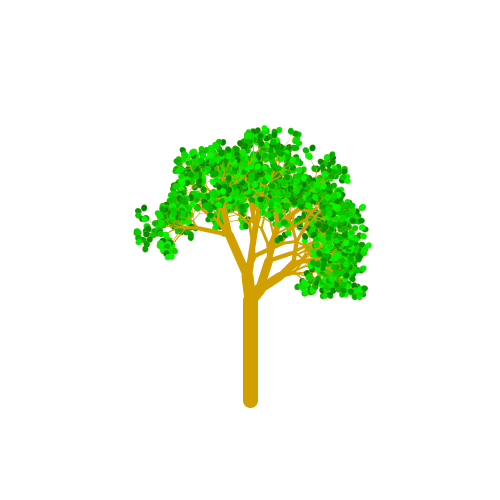
Frame 1 (no input)
Frame 60 (the mouse pressed at the canvas centre just before this capture): identical to frame 1, image omitted
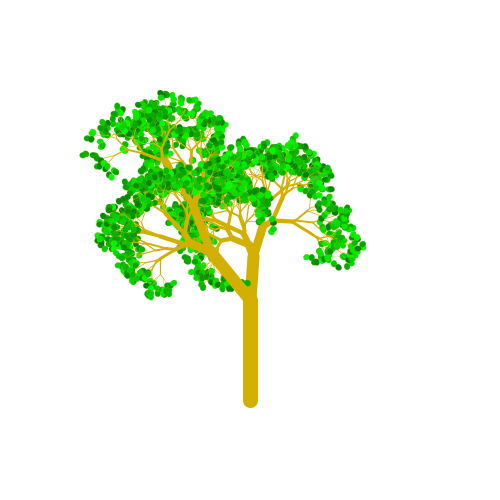
Frame 120 (the mouse held since frame 60 and released just before this capture)

The Processing sketch that drew these frames (run headless with seeded random() and noise(); from frame 60 on, the mouse is pressed at the canvas centre):

// Processing sketch: processing_49276
// ── processing_49276.pde

void setup(){
  size(500,500);
  drawTree();
}
 
void draw(){
  if(mousePressed == true){
    drawTree();
  }
}
 
void drawTree(){
    background(255,255,255);
    translate(250,300);
    int depth = 10;
    strokeWeight(depth*1.5);
    stroke(random(127,255),random(127,255),0,255);
    line(0,100,0,0);
    branch(depth);
}
   
 
void branch(int depth){
  pushMatrix();                    // store the old state
  rotate(radians(random(0,45)));   // rotate
  subBranch(depth);                // and draw one branch
  popMatrix();                     // go back to old state
  rotate(radians(random(-45,-0))); // rotate the other way
  subBranch(depth);                // and draw another branch
}
 
void subBranch(int depth) {
  scale(0.8);
  int len = (int) random(0,80);
  translate(0,-len);
  strokeWeight(depth*1.5);
  line(0,len,0,0);
  fill(0,random(127,255),0);
  if(depth == 0) {ellipse(0,0,70,80);}
  if(depth > 0) branch(depth-1);
}
